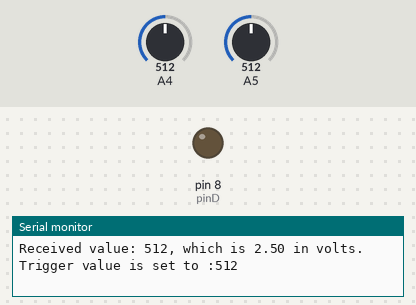
Bench run of a sketch on a simulated Arduino Uno, built with avr-gcc and run on an emulated ATmega328P. Shown: output pins drawn as LEDs (lit = HIGH), the last lines printed to the serial monitor. The test bench sets the inputs (shaded band); at power-on: A4 = 512, A5 = 512.

Above: at 1.8 s.
1.9 s: A4 set to 525
At 2.4 s:
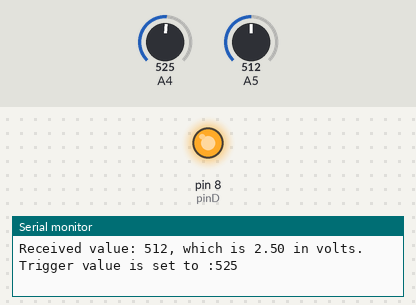
3.5 s: A4 set to 511
At 4.8 s:
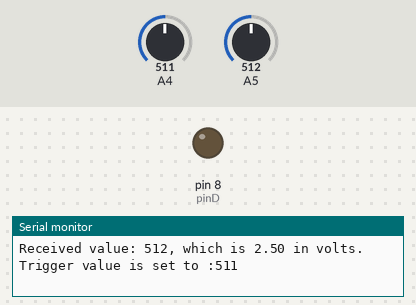
5.5 s: A4 set to 716
At 7.1 s:
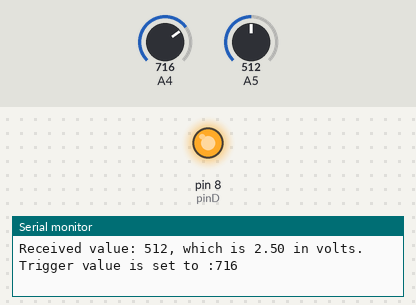
Timing chart, 0 to 8.6 s (numbered marks = the images above; inputs shaded):
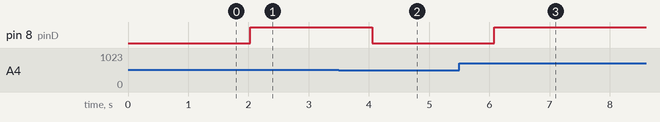

The sketch:

DiodeControlWithFotoresistor.ino
```cpp
int receivedValue = 0;
int pinD = 8;
float voltage = 0.0;
int triggerValue = 0;

void setup() {
  pinMode(pinD, OUTPUT);
  Serial.begin(9600);
}

void loop() {
  receivedValue = analogRead(A5);
  voltage = receivedValue * (5.0 / 1024.0);
  triggerValue = analogRead(A4);

  Serial.println("Received value: " + String(receivedValue)
                 + ", which is " + String(voltage) + " in volts. Trigger value is set to :" + String(triggerValue));

  if (receivedValue < triggerValue) {
    digitalWrite(pinD, HIGH);
  } else {
    digitalWrite(pinD, LOW);
  }
  delay(1000);
}
```

Measured:
- the behaviour switches between 512 and 513 on A4 (found by bisection; images 0 and 1)
- after the input at 1.9 s, pin 8 (pinD): LOW → HIGH after 0.13 s
- after the input at 3.5 s, pin 8 (pinD): HIGH → LOW after 0.56 s
- after the input at 5.5 s, pin 8 (pinD): LOW → HIGH after 0.58 s
